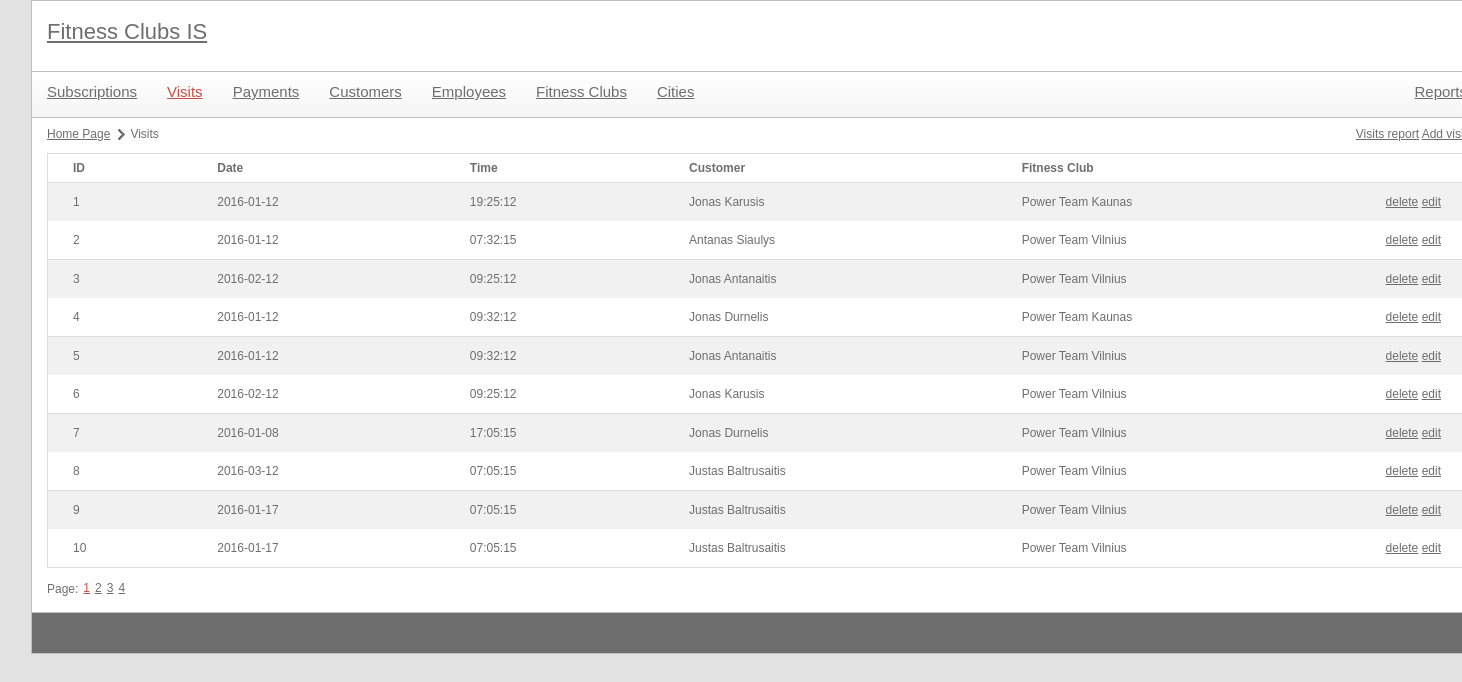
The app's page /index.php?module=visits with its own data.
### tables this page shows
CREATE TABLE `VISIT` (
  `id_visit` int(11) NOT NULL,
  `visit_date` date NOT NULL,
  `time` time NOT NULL,
  `fk_customer_id` bigint(11) NOT NULL,
  `fk_fitness_club_id` int(11) NOT NULL
);

CREATE TABLE `CUSTOMER` (
  `personal_id` bigint(11) NOT NULL,
  `name` varchar(20) NOT NULL,
  `surname` varchar(20) NOT NULL,
  `phone_number` varchar(20) NOT NULL,
  `email` varchar(30) NOT NULL,
  `foto` varchar(255) NOT NULL,
  `first_registration` date NOT NULL,
  `social_status` int(11) NOT NULL
);

CREATE TABLE `FITNESS_CLUB` (
  `id_fitness_club` int(11) NOT NULL,
  `name` varchar(30) NOT NULL,
  `features` varchar(255) NOT NULL,
  `fk_address_id` int(11) NOT NULL
);

### utils/mysql.class.php (called while the page is built, shortened)
<?php
class mysql {
    protected static $connection;
    public static function connect() {
		if(!isset(self::$connection)) {
            self::$connection = new mysqli(config::DB_SERVER, config::DB_USERNAME, config::DB_PASSWORD, config::DB_NAME);
        }
        return self::$connection;
    }
    public static function query($query) {
        $connection = mysql::connect();
        $result = $connection->query($query);
        return $result;
    }
    public static function select($query) {
        $rows = array();
        $result = mysql::query($query);
        while ($row = $result->fetch_assoc()) {
            $rows[] = $row;
        }
        return $rows;
    }
	public static function escape($field) {
		$connection =  mysql::connect();
		return mysqli_real_escape_string($connection, $field);
	}
}

### utils/paging.class.php (called while the page is built, shortened)
<?php
class paging {
	public $size;
	public function __construct($rowsPerPage) {
		$this->size = $rowsPerPage;
	}
	public function process($total, $currentPage) {
		$this->first = ($currentPage - 1) * $this->size;
	}
}
?>

### libraries/visits.class.php (called while the page is built, shortened)
<?php
class visits {
	public function getVisitList($limit = null, $offset = null) {
		$limitOffsetString = "";
		if(isset($limit)) {
			$limitOffsetString .= " LIMIT {$limit}";
		}
		if(isset($offset)) {
			$limitOffsetString .= " OFFSET {$offset}";
		}
		$query = "  SELECT `VISIT`.`id_visit`,
						   `VISIT`.`visit_date`,
						   `VISIT`.`time`,
						   `CUSTOMER`.`name` AS `name`,
						   `CUSTOMER`.`surname` AS `surname`,
						   `FITNESS_CLUB`.`name` AS `fitness_club`
					FROM `VISIT`
						LEFT JOIN `CUSTOMER`
							ON `VISIT`.`fk_customer_id`=`CUSTOMER`.`personal_id`
						LEFT JOIN `FITNESS_CLUB`
							ON `VISIT`.`fk_fitness_club_id`=`FITNESS_CLUB`.`id_fitness_club`" . $limitOffsetString;
		$data = mysql::select($query);
		return $data;
	}
}

### controls/visits_list.php (the view, shortened to what this page needs)
<?php
	include 'libraries/visits.class.php';
	$visitsObj = new visits();
	include 'utils/paging.class.php';
	$paging = new paging(NUMBER_OF_ROWS_IN_PAGE);
?>
<ul id="pagePath">
	<li><a href="index.php">Home Page</a></li>
	<li>Visits</li>
</ul>
<div id="actions">
	<a href="report.php?id=1" target="_blank">Visits report</a>
	<a href='index.php?module=<?php echo $module; ?>&action=new'>Add visit</a>
</div>
<table>
	<tr>
		<th>ID</th>
		<th>Date</th>
		<th>Time</th>
		<th>Customer</th>
		<th>Fitness Club</th>
		<th></th>
	</tr>
	<?php
		$elementCount = $visitsObj->getVisitListCount();
		$paging->process($elementCount, $pageId);
		$data = $visitsObj->getVisitList($paging->size, $paging->first);
		foreach($data as $key => $val) {
			echo
				"<tr>"
					. "<td>{$val['id_visit']}</td>"
					. "<td>{$val['visit_date']}</td>"
					. "<td>{$val['time']}</td>"
					. "<td>{$val['name']} {$val['surname']}</td>"
					. "<td>{$val['fitness_club']}</td>"
					. "<td>"
						. "<a href='#' onclick='showConfirmDialog(\"{$module}\", \"{$val['id_visit']}\"); return false;' title=''>delete</a>&nbsp;"
						. "<a href='index.php?module={$module}&id={$val['id_visit']}' title=''>edit</a>"
					. "</td>"
				. "</tr>";
		}
	?>
</table>
<?php include 'controls/paging.php'; ?>

### style/main.css (style rules this page uses)
body { color: #6e6e6e; font-family: Verdana, Geneva, sans-serif; font-size: 12px; background-color: #e3e3e3; width: 1400px; margin: 0px auto; }
a { color: #6e6e6e; }
#contentMain table { margin-top: 3px; width: 100%; border-collapse: collapse; border-top: 1px solid #ddd; border-right: 1px solid #ddd; border-left: 1px solid #ddd; }
#contentMain table th { text-align: left; padding: 8px 25px; font-weight: bold; }
#contentMain table th:last-child { width: 40px; }
#contentMain table th:first-child { border-top-left-radius: 5px; moz-border-top-left-radius: 5px; }
#contentMain table th:last-child { border-top-right-radius: 5px; moz-border-top-right-radius: 5px; }
#contentMain table tr:nth-child(even) { background-color: #f1f1f1; }
#contentMain table td { padding: 8px 25px; text-align: center; line-height: 22px; text-align: left; }
#contentMain table tr:last-child td:first-child { border-bottom-left-radius: 5px; moz-border-bottom-left-radius: 5px; }
#contentMain table tr:last-child td:last-child { border-bottom-right-radius: 5px; moz-border-bottom-right-radius: 5px; }
#contentMain table tr:nth-child(odd) { background-color: #fff; border-bottom: 1px solid #ddd; }
#contentMain #pagePath { margin: 10px 0px 10px 0px; display: block; float: left; }
#contentMain #pagePath li { float: left; display: block; margin-right: 5px; background: url(images/page-path-separator.png) center right no-repeat; padding-right: 15px; }
#contentMain #pagePath li:last-child { background: none; }
#contentMain #actions { float: right; margin: 10px 0px 0px 0px; }

### records on screen
visit: id_visit "1", visit_date "2016-01-12", time "19:25:12", fk_customer.name "Jonas", fk_customer.surname "Karusis", fk_fitness_club.name "Power Team Kaunas"
visit: id_visit "2", visit_date "2016-01-12", time "07:32:15", fk_customer.name "Antanas", fk_customer.surname "Siaulys", fk_fitness_club.name "Power Team Vilnius"
visit: id_visit "3", visit_date "2016-02-12", time "09:25:12", fk_customer.name "Jonas", fk_customer.surname "Antanaitis", fk_fitness_club.name "Power Team Vilnius"
visit: id_visit "4", visit_date "2016-01-12", time "09:32:12", fk_customer.name "Jonas", fk_customer.surname "Durnelis", fk_fitness_club.name "Power Team Kaunas"
visit: id_visit "5", visit_date "2016-01-12", time "09:32:12", fk_customer.name "Jonas", fk_customer.surname "Antanaitis", fk_fitness_club.name "Power Team Vilnius"
visit: id_visit "6", visit_date "2016-02-12", time "09:25:12", fk_customer.name "Jonas", fk_customer.surname "Karusis", fk_fitness_club.name "Power Team Vilnius"
visit: id_visit "7", visit_date "2016-01-08", time "17:05:15", fk_customer.name "Jonas", fk_customer.surname "Durnelis", fk_fitness_club.name "Power Team Vilnius"
visit: id_visit "8", visit_date "2016-03-12", time "07:05:15", fk_customer.name "Justas", fk_customer.surname "Baltrusaitis", fk_fitness_club.name "Power Team Vilnius"
visit: id_visit "9", visit_date "2016-01-17", time "07:05:15", fk_customer.name "Justas", fk_customer.surname "Baltrusaitis", fk_fitness_club.name "Power Team Vilnius"
visit: id_visit "10", visit_date "2016-01-17", time "07:05:15", fk_customer.name "Justas", fk_customer.surname "Baltrusaitis", fk_fitness_club.name "Power Team Vilnius"

### other values on screen
$value['page'] "1"
$value['page'] "2"
$value['page'] "3"
$value['page'] "4"
